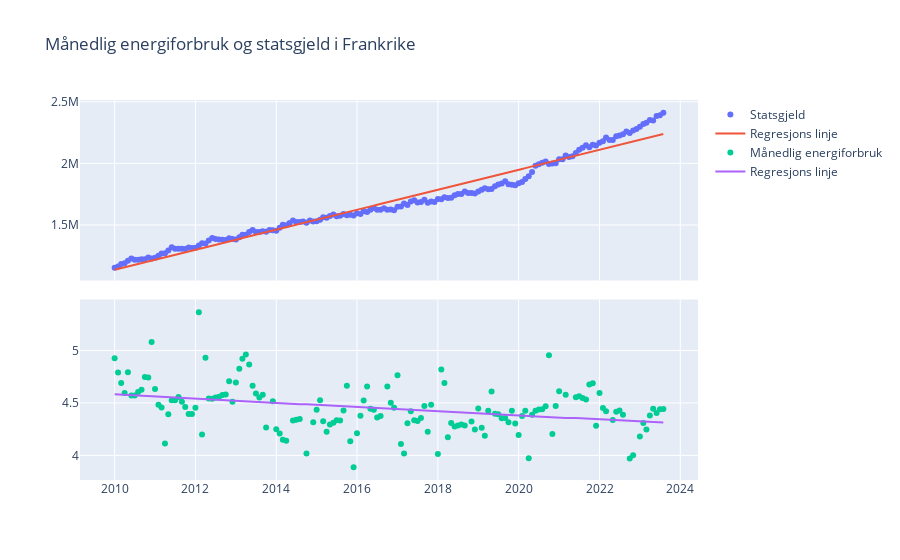

Notebook code cell kept with this figure:
### Markdown cell above
<div class="alert alert-block alert-info">
<b>Kommentar &#129299;</b> <p>Jeg vil lage flere plots som er satt opp to og to. Jeg lager derfor en generell løsning som tar i mot en start og slutt dato, samt info om dataframen og et valgfriparameter om reggresjon. Nedenfor er den funksjonen tatt i bruk</p>
</div>

### Code cell
plot_frames = [fr_debt_df, fr_energy_df]
column_names = ['Negotiable central government debt', 'Monthly energy consumption']
fig_names = ['Statsgjeld', 'Månedlig energiforbruk']
title="Månedlig energiforbruk og statsgjeld i Frankrike"

draw_subplots('2010-01','2023-08',plot_frames, column_names, fig_names, title)

### Figure 1 — Plotly figure (JSON) as saved in the notebook; plotly's stock layout.template omitted (floating-point values rounded to 4 significant figures; data arrays with more than 128 entries replaced by an {"elided": "..."} marker saying what was removed)
{"data": [{"mode": "markers", "name": "Statsgjeld", "type": "scatter", "x": {"elided": "164 str values"}, "xaxis": "x", "y": {"elided": "164 float values"}, "yaxis": "y"}, {"mode": "lines", "name": "Regresjons linje", "type": "scatter", "x": {"elided": "164 str values"}, "xaxis": "x", "y": {"elided": "164 float values"}, "yaxis": "y"}, {"mode": "markers", "name": "Månedlig energiforbruk", "type": "scatter", "x": {"elided": "151 str values"}, "xaxis": "x2", "y": {"elided": "151 float values"}, "yaxis": "y2"}, {"mode": "lines", "name": "Regresjons linje", "type": "scatter", "x": {"elided": "151 str values"}, "xaxis": "x2", "y": {"elided": "151 float values"}, "yaxis": "y2"}], "layout": {"title": {"text": "Månedlig energiforbruk og statsgjeld i Frankrike"}, "xaxis": {"anchor": "y", "domain": [0.0, 1.0], "matches": "x2", "showticklabels": false}, "xaxis2": {"anchor": "y2", "domain": [0.0, 1.0]}, "yaxis": {"anchor": "x", "domain": [0.525, 1.0]}, "yaxis2": {"anchor": "x2", "domain": [0.0, 0.475]}}}
